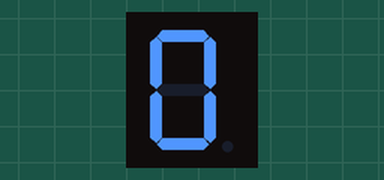
Bench run of a sketch on a simulated ESP32. Parts: 1-digit seven-segment display. Wiring (inferred from the names in the program): 1-digit 7-segment display, segments lit when HIGH: segments GPIO 13, GPIO 12, GPIO 14, GPIO 27, GPIO 4, GPIO 16, GPIO 17. The segment pins are drawn as the display they are named for.

Above: at 0.1 s.
At 10.1 s:
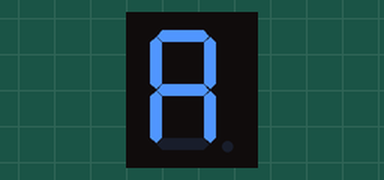
At 12.1 s:
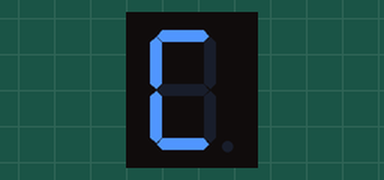
At 13.1 s:
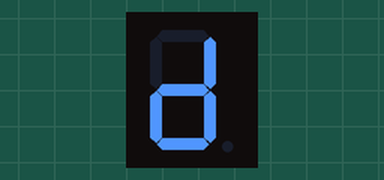
At 14.1 s:
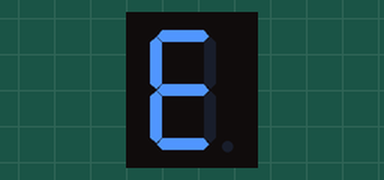
At 15.1 s:
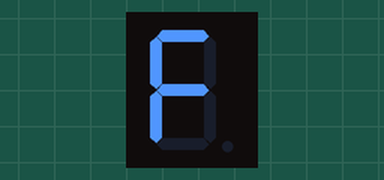

Measured:
- by itself, everything shown: repeats every 16.0 s, in 16 steps
- what the display in image 1 shows lasts 1.0 s, from 10.0 s to 11.0 s

The sketch:

main.ino
```cpp
/*
* Using a single 7-segment-display. This does not need any additional library to work with.
* This 7-segment-display comes with a common cathode or common anode. Which one you might have,
* can easily be determined by using GND to the middle pin (no matter if the top or bottom pin is in use),
* connect any other segment pin by a 220 ohms resistor to 5V and if the certain segment shows up, then you've
* a common cathode. On a common anode, connect the middle pin with 5V, any other segment pin by a 220 ohms resistor
* back to GND. Your segment pin shall NOT be shown, whereas each other pin should.
*
* Make sure you're using a resistor, otherwise you'll damage the segments.
*
* This sample below shows a single number range [0..F] with a delay of 1,000ms.
* A common cathode is in use, too.
*/

/*
PIN A => 13
PIN B => 12
PIN C	=> 14
PIN D	=> 27
PIN E	=> 4
PIN F	=> 16
PIN G	=> 17

----
PIN DP => 5                not in use, but this can be used to control the DP pin
----
*/

#define TIMEOUT_MS       1000
#define NBR_SEGMENTS     7
#define UPPER_BOUNDARY   16

byte segment_pins[] = {13, 12, 14, 27, 4, 16, 17};

// NOTE: This belongs to a 7-segment-display with a common
//       cathode. If you're using a common anode instead,
//       then these settings must be switched. Each 1 becomes 0,
//       and each 0 becomes a 1.
const byte numbers[UPPER_BOUNDARY][NBR_SEGMENTS] = {
 /*A,B,C,D,E,F,G*/
  {1,1,1,1,1,1,0},  // 0
  {0,1,1,0,0,0,0},  // 1
  {1,1,0,1,1,0,1},  // 2
  {1,1,1,1,0,0,1},  // 3
  {0,1,1,0,0,1,1},  // 4
  {1,0,1,1,0,1,1},  // 5
  {1,0,1,1,1,1,1},  // 6
  {1,1,1,0,0,0,0},  // 7
  {1,1,1,1,1,1,1},  // 8
  {1,1,1,1,0,1,1},  // 9
  {1,1,1,0,1,1,1},  // A
  {0,0,1,1,1,1,1},  // B
  {1,0,0,1,1,1,0},  // C
  {0,1,1,1,1,0,1},  // D
  {1,0,0,1,1,1,1},  // E
  {1,0,0,0,1,1,1},  // F
};

void display_number(unsigned int nbr) {
  for (int i = 0; i < NBR_SEGMENTS; i++) {
    digitalWrite(segment_pins[i], numbers[nbr][i]);
  }
}

void setup() {
  // the lowest pin starts with 4 and the highest
  // pin ends with 27, whereas these pins only are
  // in use: 4,12,13,14,16,17,27

  for (int i = 4; i <= 27; i++) {
    switch(i) {
      case 4:
      case 12:
      case 13:
      case 14:
      case 16:
      case 17:
      case 27:
        pinMode(i, OUTPUT);
        break;
    }
  }
}

void loop() {
  static int counter = 0;                       // static counter for loop function
  display_number(counter);                      // display the current number
  counter = (counter + 1) % UPPER_BOUNDARY;     // the number can only reach a value [0..15]
  delay(TIMEOUT_MS);                            // timeout of 1 second
}
```
